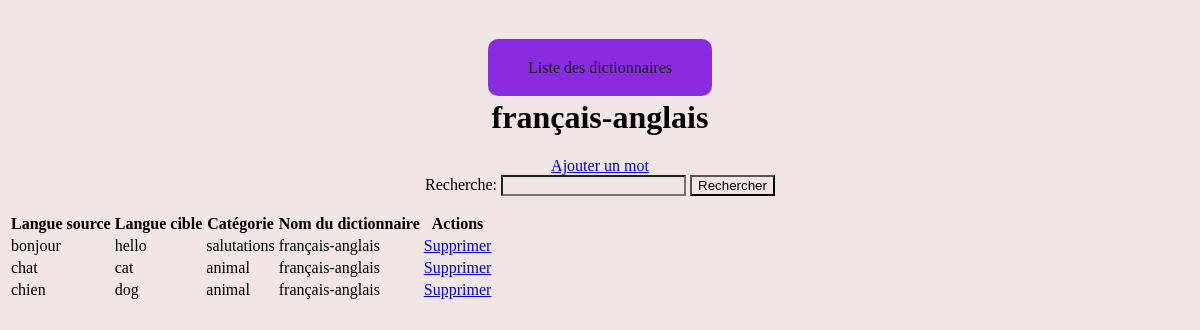
Before: /dictionary/1/ with the older database file.
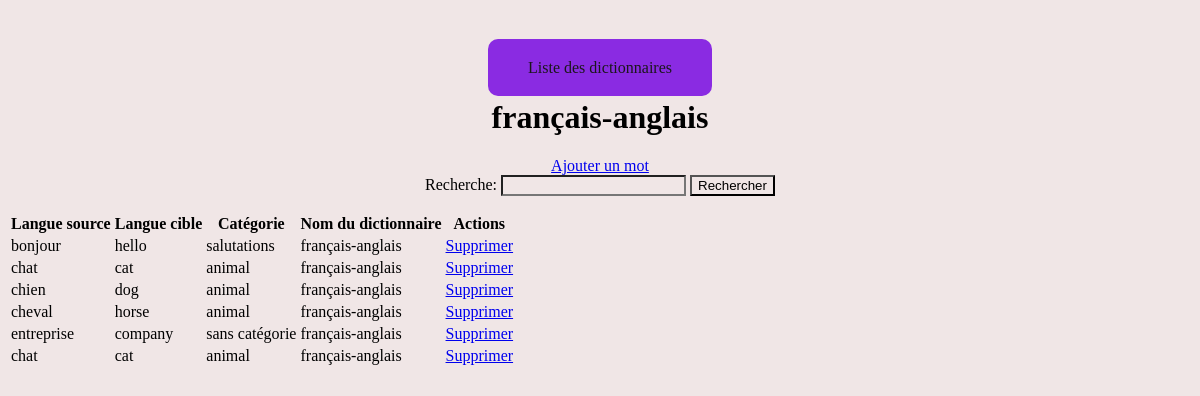
After: the same page with the newer database file.
### listings/models.py (models this page shows, shortened)
class Word(models.Model):
    source_word = models.CharField(max_length=100)
    target_word = models.CharField(max_length=100)
    category = models.ForeignKey(Category, on_delete=models.CASCADE)
    dictionary = models.ForeignKey(Dictionary, on_delete=models.CASCADE)
    class Meta:
        constraints = [
            models.UniqueConstraint(fields=['source_word', 'target_word', 'dictionary'], name='unique_word_in_dictionary')
        ]

class Category(models.Model):
    name = models.CharField(max_length=100, unique=True)

class Dictionary(models.Model):
    name = models.CharField(max_length=100)

### listings/views.py (the view)
def dictionary_detail(request, dictionary_id):
    dictionary = get_object_or_404(Dictionary, id=dictionary_id)
    search_form = SearchForm(request.GET or None)
    query = search_form.cleaned_data.get('query') if search_form.is_valid() else None
    if query:
        words = Word.objects.filter(
            dictionary=dictionary,
            source_word__icontains=query
        ) | Word.objects.filter(
            dictionary=dictionary,
            target_word__icontains=query
        )
    else:
        words = Word.objects.filter(dictionary=dictionary)
    context = {
        "dictionary": dictionary,
        "words": words,
        "search_form": search_form,
    }
    return render(request, "listings/words_list.html", context)

### listings/forms.py
class SearchForm(forms.Form):
    query = forms.CharField(max_length=100, required=False, label="Recherche")

### listings/templates/listings/words_list.html (shortened to what this page needs)
{% extends 'listings/base.html' %}
{% block content %}
    <h1>{{ dictionary.name }}</h1>
    <a href="{% url 'new-word' dictionary.id %}">Ajouter un mot</a>
    <form method="get" action="{% url 'dictionary-detail' dictionary.id %}">
        <div>
            {{ search_form.query.label_tag }} {{ search_form.query }}
            <input type="submit" value="Rechercher">
        </div>
    </form>
    <table>
        <thead>
            <tr>
                <th>Langue source</th>
                <th>Langue cible</th>
                <th>Catégorie</th>
                <th>Nom du dictionnaire</th>
                <th>Actions</th>
            </tr>
        </thead>
        <tbody>
            {% for word in words %}
                <tr>
                    <td>{{ word.source_word }}</td>
                    <td>{{ word.target_word }}</td>
                    <td>{{ word.category.name }}</td>
                    <td>{{ word.dictionary.name }}</td>
                    <td>
                        <a href="{% url 'word-delete' word.id %}">Supprimer</a>
                    </td>
                </tr>
            {% empty %}
                <tr>
                    <td colspan="5">Aucun mot trouvé.</td>
                </tr>
            {% endfor %}
        </tbody>
    </table>
{% endblock %}

Changed rows visible on the page:
added Word: source_word "cheval", target_word "horse", category.name "animal", dictionary.name "français-anglais"
added Word: source_word "entreprise", target_word "company", category.name "sans catégorie", dictionary.name "français-anglais"
added Word: source_word "chat", target_word "cat", category.name "animal", dictionary.name "français-anglais"
